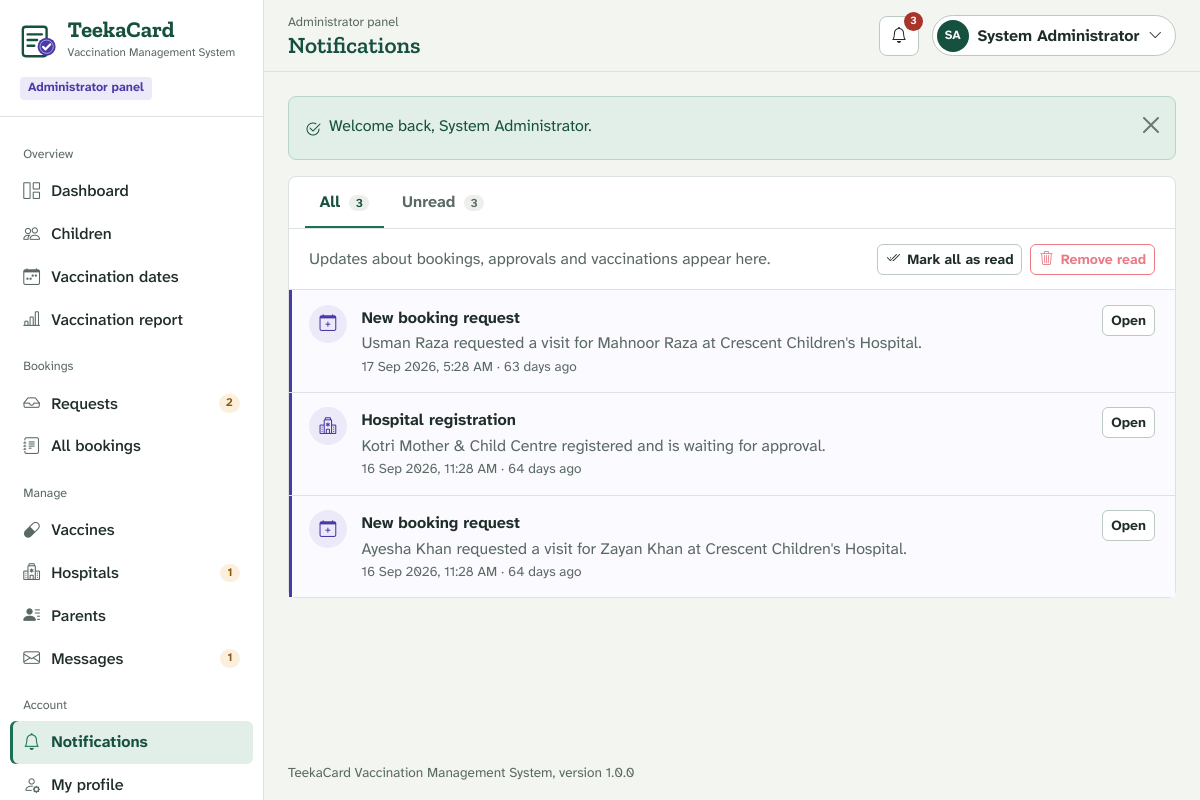
Page /1_Source_Code/vms/admin/notifications.php (signed in) on the earlier database version.
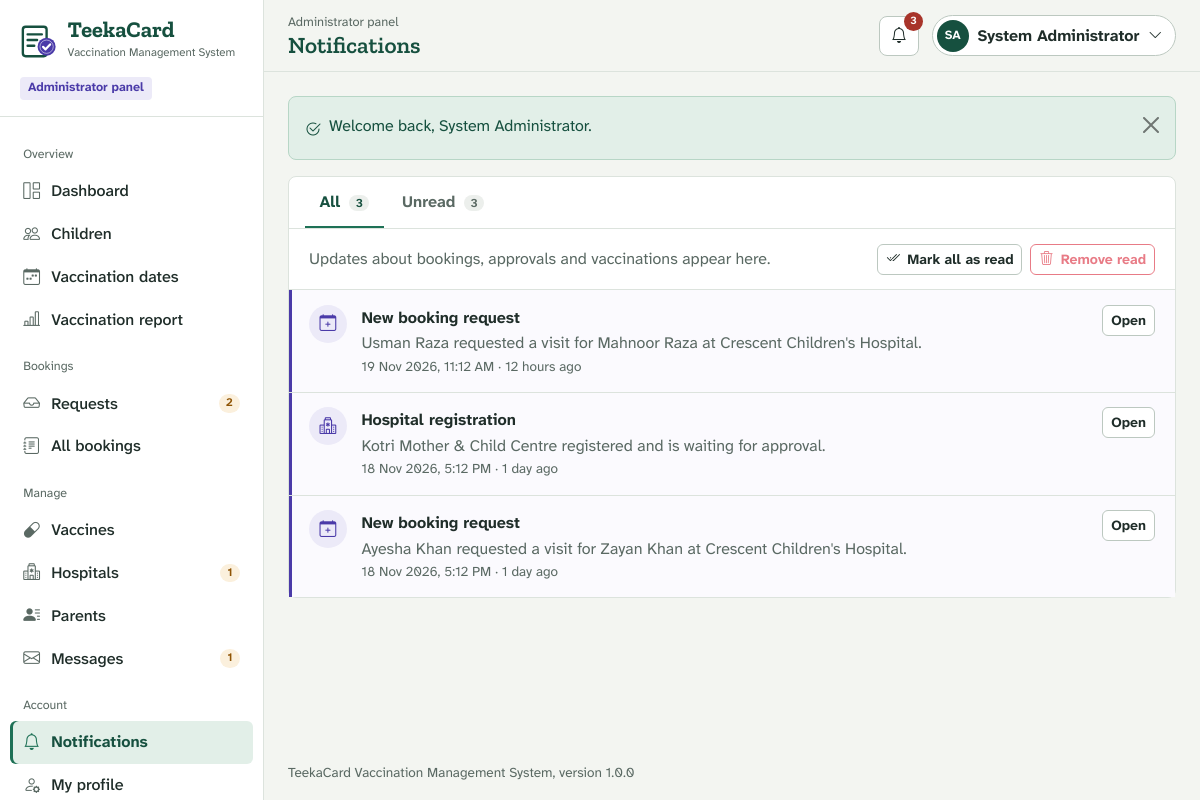
Same page on the later database version.
### tables this page shows
CREATE TABLE `notifications` (
  `id`         INT UNSIGNED NOT NULL AUTO_INCREMENT,
  `user_role`  ENUM('admin','parent','hospital') NOT NULL,
  `user_id`    INT UNSIGNED NOT NULL DEFAULT 0,
  `title`      VARCHAR(150) NOT NULL,
  `message`    VARCHAR(255) NOT NULL,
  `link`       VARCHAR(255) NULL DEFAULT NULL,
  `is_read`    TINYINT(1) NOT NULL DEFAULT 0,
  `created_at` DATETIME NOT NULL DEFAULT CURRENT_TIMESTAMP,
  PRIMARY KEY (`id`),
  KEY `idx_notify_user` (`user_role`, `user_id`, `is_read`)
);

### 1_Source_Code/vms/admin/notifications.php (called while the page is built, shortened)
<?php
require_once __DIR__ . '/../includes/init.php';
require APP_ROOT . '/includes/pages/notifications.php';

### 1_Source_Code/vms/includes/functions.php (called while the page is built, shortened)
<?php
function e($value): string
{
    return htmlspecialchars((string) ($value ?? ''), ENT_QUOTES, 'UTF-8');
}
function url(string $path = ''): string
{
    return BASE_PATH . '/' . ltrim($path, '/');
}
function get(string $key, string $default = ''): string
{
    $value = $_GET[$key] ?? $default;
    return is_string($value) ? trim($value) : $default;
}
function int_param(string $key, string $source = 'get'): int
{
    $bag   = $source === 'post' ? $_POST : $_GET;
    $value = filter_var($bag[$key] ?? null, FILTER_VALIDATE_INT, ['options' => ['min_range' => 1]]);
    return $value === false ? 0 : (int) $value;
}
function fmt_datetime(?string $datetime): string
{
    return empty($datetime) ? '-' : date('d M Y, g:i A', strtotime($datetime));
}
function time_ago(string $datetime): string
{
    $seconds = time() - strtotime($datetime);
    $units = [86400 => 'day', 3600 => 'hour', 60 => 'minute'];
    foreach ($units as $size => $name) {
        if ($seconds >= $size) {
            $n = intdiv($seconds, $size);
            return $n . ' ' . $name . ($n > 1 ? 's' : '') . ' ago';
        }
    }
    return 'just now';
}
function paginate(int $total, int $perPage = PER_PAGE): array
{
    $pages = max(1, (int) ceil($total / $perPage));
    $page  = min(max(1, int_param('page')), $pages);
    return ['page' => $page, 'per' => $perPage, 'offset' => ($page - 1) * $perPage, 'pages' => $pages, 'total' => $total];
}

### 1_Source_Code/vms/includes/auth.php (called while the page is built, shortened)
<?php
function current_role(): string
{
    return $_SESSION['auth']['role'] ?? '';
}
function current_user_id(): int
{
    return (int) ($_SESSION['auth']['id'] ?? 0);
}

### 1_Source_Code/vms/includes/notify.php (called while the page is built, shortened)
<?php
function notification_owner_id(string $role, int $userId): int
{
    return $role === 'admin' ? 0 : $userId;
}

### 1_Source_Code/vms/includes/db.php (called while the page is built, shortened)
<?php
function db(): PDO
{
    static $pdo = null;
    if ($pdo === null) {
        $dsn = 'mysql:host=' . DB_HOST . ';port=' . DB_PORT . ';dbname=' . DB_NAME . ';charset=utf8mb4';
        try {
            $pdo = new PDO($dsn, DB_USER, DB_PASS, [
                PDO::ATTR_ERRMODE            => PDO::ERRMODE_EXCEPTION,
                PDO::ATTR_DEFAULT_FETCH_MODE => PDO::FETCH_ASSOC,
                PDO::ATTR_EMULATE_PREPARES   => false,
            ]);
            $pdo->exec("SET time_zone = '" . date('P') . "'");
        } catch (PDOException $e) {
            db_setup_error($e->getMessage());
        }
    }
    return $pdo;
}
function db_run(string $sql, array $params = []): PDOStatement
{
    $stmt = db()->prepare($sql);
    foreach ($params as $key => $value) {
        $param = is_int($key) ? $key + 1 : (str_starts_with($key, ':') ? $key : ':' . $key);
        $type  = is_int($value) ? PDO::PARAM_INT : (is_null($value) ? PDO::PARAM_NULL : PDO::PARAM_STR);
        $stmt->bindValue($param, $value, $type);
    }
    $stmt->execute();
    return $stmt;
}
function db_all(string $sql, array $params = []): array
{
    return db_run($sql, $params)->fetchAll();
}
function db_value(string $sql, array $params = [])
{
    $value = db_run($sql, $params)->fetchColumn();
    return $value === false ? null : $value;
}

### 1_Source_Code/vms/includes/pages/notifications.php (the view, shortened to what the changed rows need)
<?php
$role    = current_role();
$ownerId = notification_owner_id($role, current_user_id());
$show   = get('show') === 'unread' ? 'unread' : 'all';
$where  = 'user_role = ? AND user_id = ?' . ($show === 'unread' ? ' AND is_read = 0' : '');
$params = [$role, $ownerId];
$allCount    = (int) db_value('SELECT COUNT(*) FROM notifications WHERE user_role = ? AND user_id = ?', $params);
$unreadCount = (int) db_value('SELECT COUNT(*) FROM notifications WHERE user_role = ? AND user_id = ? AND is_read = 0', $params);
$pager = paginate($show === 'unread' ? $unreadCount : $allCount);
$items = db_all(
    "SELECT * FROM notifications WHERE $where ORDER BY created_at DESC, id DESC LIMIT ? OFFSET ?",
    array_merge($params, [$pager['per'], $pager['offset']])
);
function notification_icon(string $title): string
{
    $t = strtolower($title);
    $icons = [
        'approved'   => 'bi-check2-circle',
        'rejected'   => 'bi-x-circle',
        'cancel'     => 'bi-calendar-x',
        'vaccinat'   => 'bi-shield-check',
        'not given'  => 'bi-exclamation-circle',
        'result'     => 'bi-clipboard2-check',
        'hospital'   => 'bi-hospital',
        'message'    => 'bi-envelope',
        'appointment'=> 'bi-calendar-event',
        'booking'    => 'bi-calendar-plus',
        'request'    => 'bi-calendar-plus',
        'welcome'    => 'bi-emoji-smile',
        'account'    => 'bi-person-check',
    ];
    foreach ($icons as $word => $icon) {
        if (str_contains($t, $word)) {
            return $icon;
        }
    }
    return 'bi-bell';
}
require APP_ROOT . '/includes/layout/panel-header.php';
?>
<div class="sheet">
    <?php if (!$items): ?>
        <?= empty_state(
            $show === 'unread' ? 'You are all caught up' : 'No notifications yet',
            $show === 'unread' ? 'There are no unread notifications.' : 'You will see updates here as soon as something happens.'
        ) ?>
    <?php else: ?>
        <ul class="list-unstyled mb-0">
            <?php foreach ($items as $n): ?>
                <li class="notice-row<?= $n['is_read'] ? '' : ' is-unread' ?>">
                    <span class="notice-icon"><i class="bi <?= notification_icon($n['title']) ?>" aria-hidden="true"></i></span>
                    <div>
                        <div class="fw-600">
                            <?= e($n['title']) ?>
                        </div>
                        <div class="text-soft"><?= e($n['message']) ?></div>
                        <div class="small-note"><?= e(fmt_datetime($n['created_at'])) ?> &middot; <?= e(time_ago($n['created_at'])) ?></div>
                    </div>
                    <?php if (!empty($n['link']) || !$n['is_read']): ?>
                        <a class="btn btn-sm btn-light" href="<?= e(url($role . '/notifications.php?open=' . (int) $n['id'])) ?>">
                            <?= !empty($n['link']) ? 'Open' : 'Mark read' ?>
                        </a>
                    <?php else: ?>
                        <span></span>
                    <?php endif; ?>
                </li>
            <?php endforeach; ?>
        </ul>
    <?php endif; ?>
</div>
<?php require APP_ROOT . '/includes/layout/panel-footer.php'; ?>

Differences in the rows shown:
changed notifications "Usman Raza requested a visit for Mahnoor Raza at Crescent Children's Hospital.": created_at "17 Sep 2026, 5:28 AM" → "19 Nov 2026, 11:12 AM"; created_at "63 days ago" → "12 hours ago"
changed notifications "Hospital registration": created_at "16 Sep 2026, 11:28 AM" → "18 Nov 2026, 5:12 PM"; created_at "64 days ago" → "1 day ago"
changed notifications "Ayesha Khan requested a visit for Zayan Khan at Crescent Children's Hospital.": created_at "16 Sep 2026, 11:28 AM" → "18 Nov 2026, 5:12 PM"; created_at "64 days ago" → "1 day ago"
